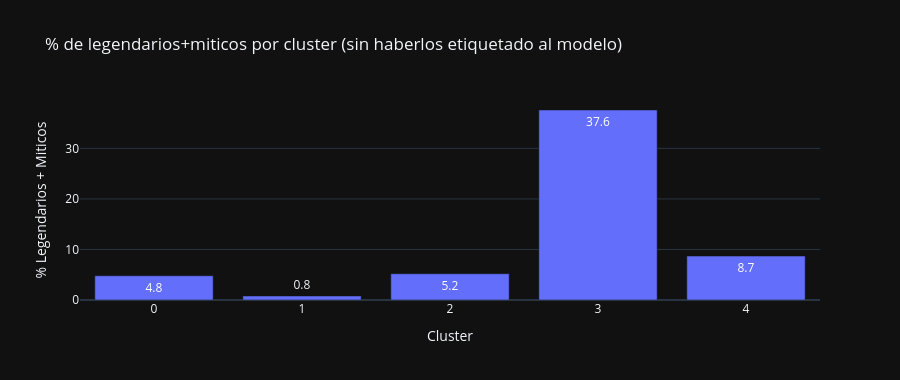

Notebook code cell kept with this figure:
### Markdown cell above
## 8. Validacion -- distribucion de legendarios por cluster

Sin haberle dicho al modelo que un Pokemon es legendario, deberia concentrarse
en el cluster de BST alto. Si ocurre, valida que el clustering captura estructura real.

### Code cell
leg_dist = (df_clean.groupby(['cluster','categoria'])
            .size().reset_index(name='n')
            .pivot(index='cluster', columns='categoria', values='n')
            .fillna(0).astype(int))

total = leg_dist.sum(axis=1)
leg_dist['% Especiales'] = (
    (leg_dist.get('Legendario',0) + leg_dist.get('Mitico',0)) / total * 100
).round(1)

print('Distribucion de categorias por cluster:')
print(leg_dist)

fig_val = px.bar(
    leg_dist.reset_index(), x='cluster', y='% Especiales',
    title='% de legendarios+miticos por cluster (sin haberlos etiquetado al modelo)',
    labels={'cluster':'Cluster','% Especiales':'% Legendarios + Miticos'},
    template='plotly_dark', text_auto=True,
)
fig_val.update_layout(height=380)
fig_val.show()

### Figure 1 — Plotly figure (JSON) as saved in the notebook; plotly's stock layout.template omitted (floating-point values rounded to 4 significant figures)
{"data": [{"hovertemplate": "Cluster=%{x}<br>% Legendarios + Miticos=%{y}<extra></extra>", "legendgroup": "", "marker": {"color": "#636efa", "pattern": {"shape": ""}}, "name": "", "orientation": "v", "showlegend": false, "textposition": "auto", "texttemplate": "%{y}", "type": "bar", "x": [0, 1, 2, 3, 4], "xaxis": "x", "y": [4.8, 0.8, 5.2, 37.6, 8.7], "yaxis": "y"}], "layout": {"barmode": "relative", "height": 380, "legend": {"tracegroupgap": 0}, "title": {"text": "% de legendarios+miticos por cluster (sin haberlos etiquetado al modelo)"}, "xaxis": {"anchor": "y", "domain": [0, 1], "title": {"text": "Cluster"}}, "yaxis": {"anchor": "x", "domain": [0, 1], "title": {"text": "% Legendarios + Miticos"}}}}
